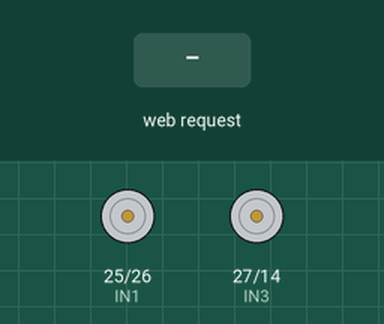
Simulated run of this sketch. Board: ESP32. Parts: motor-driver pin pairs drawn as motors (green arrow = first pin HIGH = forward, orange = second pin HIGH = backward, longer = more drive). The test bench sets the inputs (shaded band). WiFi joins after 1.5 s; servers stay silent unless stated; what the sketch prints to the serial monitor is not drawn.

Above: at 3.7 s.
3.8 s: HTTP request GET /F received
At 4.4 s:
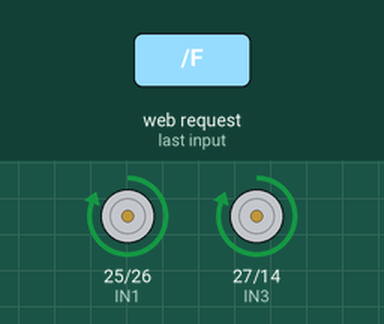
5.3 s: HTTP request GET /B received
At 6.7 s:
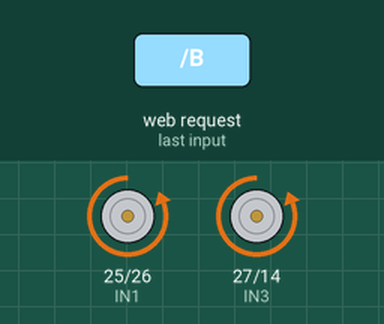
Timing chart, 0 to 8.3 s (numbered marks = the images above; inputs shaded):
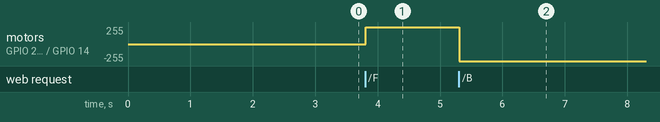

Measured:
- after the input at 3.8 s, motor on GPIO 25 (IN1) / GPIO 26 (IN2), motor on GPIO 27 (IN3) / GPIO 14 (IN4): stopped → forward 255/255 at once
- after the input at 5.3 s, motor on GPIO 25 (IN1) / GPIO 26 (IN2), motor on GPIO 27 (IN3) / GPIO 14 (IN4): forward 255/255 → backward 255/255 at once

The sketch:

sketch_jun21b.ino
```cpp
#include <WiFi.h>

#define RXD2 16
#define TXD2 17

// Motor pins for L298N
#define IN1 25
#define IN2 26
#define IN3 27
#define IN4 14

const char* ssid = "MT20_MIFI_GEN-66";
const char* password = "9g8P604?";

WiFiServer server(80);

// Movement timing
unsigned long moveStartTime = 0;
unsigned long moveDuration = 0;
bool moving = false;

enum MoveDirection {
  NONE,
  FORWARD,
  BACKWARD,
  LEFT,
  RIGHT
};

MoveDirection currentMove = NONE;

void setup() {
  Serial.begin(115200);
  Serial2.begin(115200, SERIAL_8N1, RXD2, TXD2);
  delay(1000);
  Serial.println("ESP32 ready");

  // Motor pins setup
  pinMode(IN1, OUTPUT);
  pinMode(IN2, OUTPUT);
  pinMode(IN3, OUTPUT);
  pinMode(IN4, OUTPUT);

  stopMotors();  // Make sure motors are stopped initially

  WiFi.begin(ssid, password);
  Serial.print("Connecting to WiFi");
  while (WiFi.status() != WL_CONNECTED) {
    delay(500);
    Serial.print(".");
  }
  Serial.println("\nWiFi connected.");
  Serial.print("IP address: ");
  Serial.println(WiFi.localIP());

  server.begin();
}

void loop() {
  WiFiClient client = server.available();
  if (client) {
    Serial.println("Client connected.");

    String request = "";
    unsigned long timeout = millis() + 2000;
    while (client.connected() && millis() < timeout) {
      while (client.available()) {
        char c = client.read();
        request += c;
        if (request.endsWith("\r\n\r\n")) break;
        timeout = millis() + 2000;
      }
      if (request.endsWith("\r\n\r\n")) break;
      delay(1);
    }

    Serial.println("Request received:");
    Serial.println(request);

    // Parse command and optional duration parameter
    // Example URL: /F1000  means forward for 1000 ms
    String path = parseRequestPath(request);
    Serial.print("Parsed path: ");
    Serial.println(path);

    String command = "";
    unsigned long duration = 0;

    if (path.length() > 0) {
      command = path.substring(0, 1);
      if (path.length() > 1) {
        String durStr = path.substring(1);
        duration = durStr.toInt();
      }
    }

    Serial.print("Command: ");
    Serial.print(command);
    Serial.print(" Duration: ");
    Serial.println(duration);

    bool validMoveCommand = false;

    if (command == "A") {
      // Animation commands (0-8)
      Serial2.print(path + "\n");
    }
    else if (command == "S" || command == "U" || command == "G" || command == "W" || command == "R") {
      // Emotions and resume demo
      Serial2.print(command + "\n");
    }
    else {
      // Movement commands: F, B, L, D, T
      if (command == "F") {
        moveForward(duration);
        validMoveCommand = true;
      } else if (command == "B") {
        moveBackward(duration);
        validMoveCommand = true;
      } else if (command == "L") {
        moveLeft(duration);
        validMoveCommand = true;
      } else if (command == "D") {
        moveRight(duration);
        validMoveCommand = true;
      } else if (command == "T") {
        stopMovement();
        validMoveCommand = true;
      }
    }

    // Send response HTML
    client.println("HTTP/1.1 200 OK");
    client.println("Content-type:text/html\r\n");
    client.println("<!DOCTYPE html><html><head><title>Eye Control & Robot Move</title></head><body>");
    client.println("<h1>Choose Animation</h1>");
    for (int i = 0; i <= 8; i++) {
      client.printf("<a href=\"/A%d\"><button>Anim %d</button></a><br>", i, i);
    }
    client.println("<h2>Emotions</h2>");
    client.println("<a href=\"/S\"><button>Sad</button></a><br>");
    client.println("<a href=\"/U\"><button>Surprised</button></a><br>");
    client.println("<a href=\"/G\"><button>Angry</button></a><br>");
    client.println("<a href=\"/W\"><button>Wink</button></a><br>");
    client.println("<a href=\"/R\"><button>Resume Demo</button></a><br>");
    client.println("<h2>Robot Movement</h2>");
    client.println("<a href=\"/F1000\"><button>Forward 1s</button></a><br>");
    client.println("<a href=\"/B1000\"><button>Backward 1s</button></a><br>");
    client.println("<a href=\"/L1000\"><button>Left 1s</button></a><br>");
    client.println("<a href=\"/D1000\"><button>Right 1s</button></a><br>");
    client.println("<a href=\"/T\"><button>Stop</button></a><br>");
    client.println("</body></html>");
    client.stop();
    Serial.println("Client disconnected.");
  }

  // Handle movement timing
  if (moving && moveDuration > 0) {
    if (millis() - moveStartTime >= moveDuration) {
      stopMovement();
      Serial.println("Movement stopped automatically after duration.");
    }
  }
}

String parseRequestPath(String request) {
  // Extract the path after "GET " and before first space
  int start = request.indexOf("GET ");
  if (start == -1) return "";
  start += 4; // skip "GET "
  int end = request.indexOf(' ', start);
  if (end == -1) return "";
  String path = request.substring(start, end);
  if (path.length() > 0 && path[0] == '/') {
    path = path.substring(1); // Remove leading '/'
  }
  return path;
}

// Movement functions with duration parameter

void moveForward(unsigned long duration) {
  Serial.println("Moving forward");
  digitalWrite(IN1, HIGH);
  digitalWrite(IN2, LOW);
  digitalWrite(IN3, HIGH);
  digitalWrite(IN4, LOW);
  startMovement(FORWARD, duration);
}

void moveBackward(unsigned long duration) {
  Serial.println("Moving backward");
  digitalWrite(IN1, LOW);
  digitalWrite(IN2, HIGH);
  digitalWrite(IN3, LOW);
  digitalWrite(IN4, HIGH);
  startMovement(BACKWARD, duration);
}

void moveLeft(unsigned long duration) {
  Serial.println("Turning left");
  digitalWrite(IN1, LOW);
  digitalWrite(IN2, HIGH);
  digitalWrite(IN3, HIGH);
  digitalWrite(IN4, LOW);
  startMovement(LEFT, duration);
}

void moveRight(unsigned long duration) {
  Serial.println("Turning right");
  digitalWrite(IN1, HIGH);
  digitalWrite(IN2, LOW);
  digitalWrite(IN3, LOW);
  digitalWrite(IN4, HIGH);
  startMovement(RIGHT, duration);
}

void stopMotors() {
  digitalWrite(IN1, LOW);
  digitalWrite(IN2, LOW);
  digitalWrite(IN3, LOW);
  digitalWrite(IN4, LOW);
}

void startMovement(MoveDirection dir, unsigned long duration) {
  currentMove = dir;
  moveStartTime = millis();
  moveDuration = duration;
  moving = true;

  Serial.print("Started move: ");
  Serial.print(dir);
  Serial.print(" for duration: ");
  Serial.println(duration);
}

void stopMovement() {
  stopMotors();
  moving = false;
  currentMove = NONE;
  moveDuration = 0;
  Serial.println("Movement stopped.");
}
```
